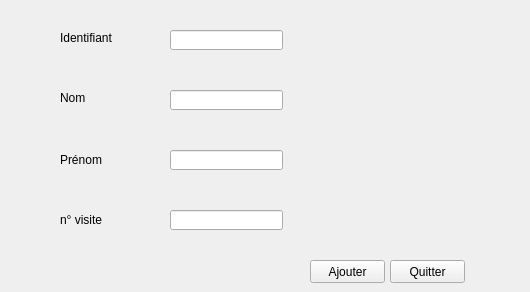
      <widget class="QWidget" name="tab_11">
       <attribute name="title">
        <string>Ajouter</string>
       </attribute>
       <widget class="QLabel" name="label_9">
        <property name="geometry">
         <rect>
          <x>60</x>
          <y>30</y>
          <width>61</width>
          <height>16</height>
         </rect>
        </property>
        <property name="text">
         <string>Identifiant</string>
        </property>
       </widget>
       <widget class="QLabel" name="label_10">
        <property name="geometry">
         <rect>
          <x>60</x>
          <y>90</y>
          <width>47</width>
          <height>16</height>
         </rect>
        </property>
        <property name="text">
         <string>Nom</string>
        </property>
       </widget>
       <widget class="QLabel" name="label_11">
        <property name="geometry">
         <rect>
          <x>60</x>
          <y>150</y>
          <width>51</width>
          <height>20</height>
         </rect>
        </property>
        <property name="text">
         <string>Prénom</string>
        </property>
       </widget>
       <widget class="QLineEdit" name="lineEdit_id_v">
        <property name="geometry">
         <rect>
          <x>170</x>
          <y>30</y>
          <width>113</width>
          <height>20</height>
         </rect>
        </property>
        <property name="text">
         <string/>
        </property>
       </widget>
       <widget class="QLineEdit" name="lineEdit_nom_v">
        <property name="geometry">
         <rect>
          <x>170</x>
          <y>90</y>
          <width>113</width>
          <height>20</height>
         </rect>
        </property>
       </widget>
       <widget class="QLineEdit" name="lineEdit_prenom">
        <property name="geometry">
         <rect>
          <x>170</x>
          <y>150</y>
          <width>113</width>
          <height>20</height>
         </rect>
        </property>
       </widget>
       <widget class="QPushButton" name="pb_ajouter_3">
        <property name="geometry">
         <rect>
          <x>310</x>
          <y>260</y>
          <width>75</width>
          <height>23</height>
         </rect>
        </property>
        <property name="text">
         <string>Ajouter</string>
        </property>
       </widget>
       <widget class="QPushButton" name="pb_quitter_3">
        <property name="geometry">
         <rect>
          <x>390</x>
          <y>260</y>
          <width>75</width>
          <height>23</height>
         </rect>
        </property>
        <property name="text">
         <string>Quitter</string>
        </property>
       </widget>
       <widget class="QLabel" name="label_13">
        <property name="geometry">
         <rect>
          <x>60</x>
          <y>210</y>
          <width>51</width>
          <height>20</height>
         </rect>
        </property>
        <property name="text">
         <string>n° visite</string>
        </property>
       </widget>
       <widget class="QLineEdit" name="lineEdit_visi">
        <property name="geometry">
         <rect>
          <x>170</x>
          <y>210</y>
          <width>113</width>
          <height>20</height>
         </rect>
        </property>
       </widget>
       <widget class="QLabel" name="label_id_med">
        <property name="geometry">
         <rect>
          <x>30</x>
          <y>15</y>
          <width>51</width>
          <height>41</height>
         </rect>
        </property>
        <property name="text">
         <string/>
        </property>
       </widget>
       <widget class="QLabel" name="label_nom">
        <property name="geometry">
         <rect>
          <x>30</x>
          <y>70</y>
          <width>51</width>
          <height>41</height>
         </rect>
        </property>
        <property name="text">
         <string/>
        </property>
       </widget>
       <widget class="QLabel" name="label_prenom">
        <property name="geometry">
         <rect>
          <x>30</x>
          <y>140</y>
          <width>51</width>
          <height>41</height>
         </rect>
        </property>
        <property name="text">
         <string/>
        </property>
       </widget>
       <widget class="QLabel" name="label_visite">
        <property name="geometry">
         <rect>
          <x>30</x>
          <y>200</y>
          <width>51</width>
          <height>41</height>
         </rect>
        </property>
        <property name="text">
         <string/>
        </property>
       </widget>
       <widget class="QLabel" name="visite">
        <property name="geometry">
         <rect>
          <x>340</x>
          <y>30</y>
          <width>181</width>
          <height>191</height>
         </rect>
        </property>
        <property name="text">
         <string/>
        </property>
       </widget>
      </widget>
